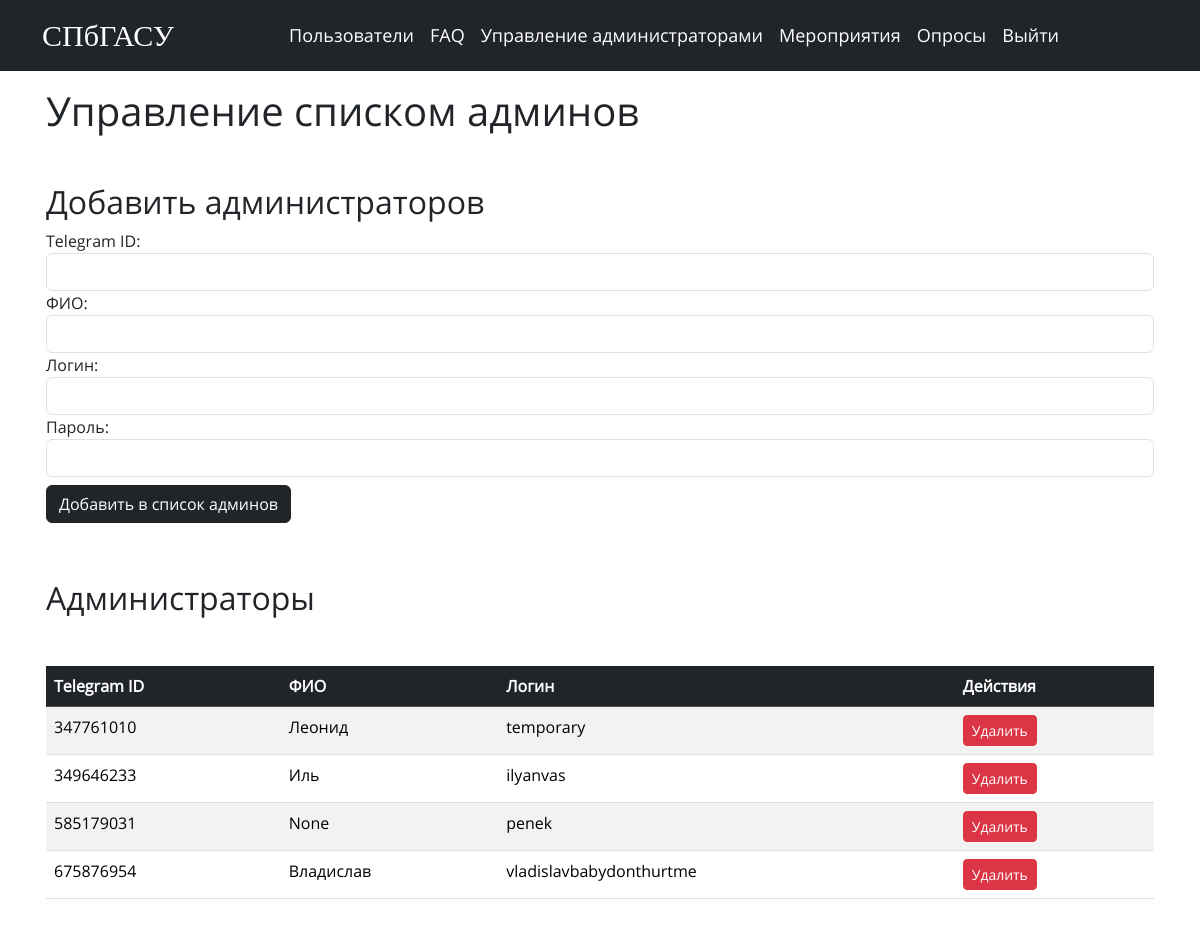
Page /admin_management on the committed database.
### tables this page shows
CREATE TABLE admins
                 (tg_id INTEGER PRIMARY KEY, username TEXT, login TEXT, password TEXT);

### web/index.py (the view, shortened to what this page needs)
@app.route('/admin_management', methods=['GET', 'POST'])
@auth.login_required
def admin_management():
    admins = get_all_admins()
    return render_template('admin_management.html', admins=admins)

### utility/db.py (called while the page is built)
def get_all_admins():
    conn = sqlite3.connect('my_database.db')
    c = conn.cursor()
    c.execute("SELECT * FROM admins")
    a = list(c.fetchall())
    conn.commit()
    conn.close()
    return a

### web/templates/admin_management.html (shortened to what this page needs)
<!DOCTYPE html>
<html>
<head>
    <link href="https://cdn.jsdelivr.net/npm/bootstrap@5.3.3/dist/css/bootstrap.min.css" rel="stylesheet">
    <link rel="stylesheet" href="{{ url_for('static', filename='styles.css') }}">
</head>
<body>
    {% include 'header.html' %}
    <div class="p-3 container">
        <h1>Управление списком админов</h1>
        <h2 class="mt-5">Добавить администраторов</h2>
        <form method="post" autocomplete="off" onsubmit="return validateForm()">
            <div class="form-group">
                <label for="tg_id">Telegram ID:</label>
                <input type="number" class="form-control" id="tg_id" name="tg_id" required>
            </div>
            <div class="form-group">
                <label for="username">ФИО:</label>
                <input type="text" class="form-control" id="username" name="username" required>
            </div>
            <div class="form-group">
                <label for="username">Логин:</label>
                <input type="text" class="form-control" id="username" name="login" required>
            </div>
            <div class="form-group">
                <label for="username">Пароль:</label>
                <input type="password" class="form-control" id="username" name="password" required>
            </div>
            <button type="submit" class="btn btn-dark my-2" name="add_admin">Добавить в список админов</button>
        </form>
        <h2 class="my-5">Администраторы</h2>
        <div class="table-responsive-md my-5">
        <table class="table table-striped">
            <thead class="table-dark">
                <tr>
                    <th>Telegram ID</th>
                    <th>ФИО</th>
                    <th>Логин</th>
                    <th>Действия</th>
                </tr>
            </thead>
            <tbody class="table-hover">
                {% for admin in admins %}
                <tr>
                    <td>{{ admin[0] }}</td>
                    <td>{{ admin[1] }}</td>
                    <td>{{ admin[2] }}</td>
                    <td>
                        <form method="post">
                            <button type="submit" class="btn btn-danger btn-sm" name="delete_admin">Удалить</button>
                        </form>
                    </td>
                </tr>
                {% endfor %}
            </tbody>
        </table>
        </div>
    </div>
</body>
</html>

### web/templates/header.html (shortened to what this page needs)
<header>
    <nav class="navbar navbar-expand-lg navbar-dark bg-dark">
        <div class="container">
            <a class="navbar-brand brand" href="/">СПбГАСУ</a>
            <div class="collapse navbar-collapse" id="navbarNav">
                <ul class="navbar-nav mx-auto flex-md-row flex-column">
                    <li class="nav-item">
                        <a class="nav-link text-white" href="{{ url_for('users') }}">Пользователи</a>
                    </li>
                    <li class="nav-item">
                        <a class="nav-link text-white" href="{{ url_for('faq') }}">FAQ</a>
                    </li>
                    <li class="nav-item">
                        <a class="nav-link text-white" href="{{ url_for('admin_management') }}">Управление администраторами</a>
                    </li>
                    <li class="nav-item">
                        <a class="nav-link text-white" href="{{ url_for('events') }}">Мероприятия</a>
                    </li>
                    <li class="nav-item">
                        <a class="nav-link text-white" href="{{ url_for('quiz') }}">Опросы</a>
                    </li>
                    <li class="nav-item">
                        <a class="nav-link text-white" href="{{ url_for('logout') }}">Выйти</a>
                    </li>
                </ul>
            </div>
        </div>
    </nav>
</header>

### web/static/styles.css (style rules this page uses)
:root { --primary-color: #0000ff; --secondary-color: #e2d7d3; --accent-color: #7daae3; --dark-color: #7994c2; --text-color: #000000; }
.brand { font-size: 30px !important; font-family: 'Mak'; }
* { font-family: 'Open'; }
ol, li, li h3 { font-size: 18px !important; }

### rows in the picture
admins: tg_id "347761010", username "Леонид", login "temporary"
admins: tg_id "349646233", username "Иль", login "ilyanvas"
admins: tg_id "585179031", admin "None", login "penek"
admins: tg_id "675876954", username "Владислав", login "vladislavbabydonthurtme"
